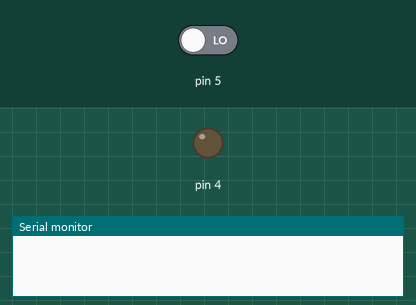
Bench run of a sketch on a simulated Arduino Uno, built with avr-gcc and run on an emulated ATmega328P. Shown: output pins drawn as LEDs (lit = HIGH), the last lines printed to the serial monitor. Dashed ring = blinking. The test bench sets the inputs (shaded band); at power-on: pin 5 LOW.

Above: at 1.2 s.
1.3 s: pin 5 driven HIGH
At 1.43 s:
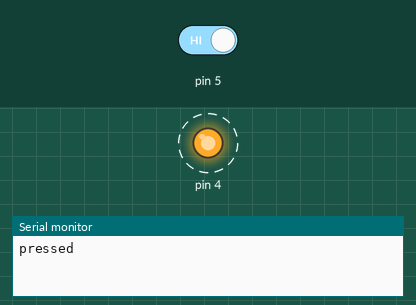
4.3 s: pin 5 driven LOW
Timing chart, 0 to 7.3 s (numbered marks = the images above; inputs shaded):
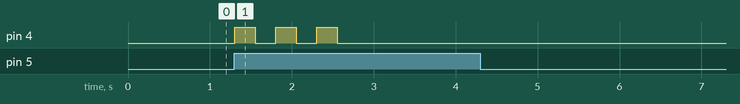

Measured:
- after the input at 1.3 s, pin 4: alternates HIGH for 0.25 s and LOW for 0.25 s, 6 changes in all, then stays LOW, starting at once

The sketch:

stateChangeDetection.ino
```cpp
int lastButtonState = 0;

/*
 * State change detection
 */

void setup() {
  // put your setup code here, to run once:
  pinMode(5, INPUT);
  pinMode(4, OUTPUT);
  Serial.begin(9600);
}

void loop() {
  // put your main code here, to run repeatedly:
  // read tbe button
  int buttonState = digitalRead(5);

  // if buttonState changes from 0 to 1, blink the LED
  if (buttonState != lastButtonState) {
    delay(5);  // debounce delay 5 ms
    if (buttonState == HIGH) {  // if the button is pressed:
      Serial.println("pressed");
      blinky(3);  // blink the LED 3 times
    } else {      // if the button is released:
      Serial.println("released");
    }
  }
  // save the button state for comparison next time:
  lastButtonState = buttonState;
}

// blink the LED function:
void blinky (int times) {
  // loop multiple times:
  for (int x = 0; x < times; x++) {
    digitalWrite(4, HIGH);  // turn the LED on
    delay(250);             // wait
    digitalWrite(4, LOW);   // turn the LED off
    delay(250);             // wait
  }
}
```
